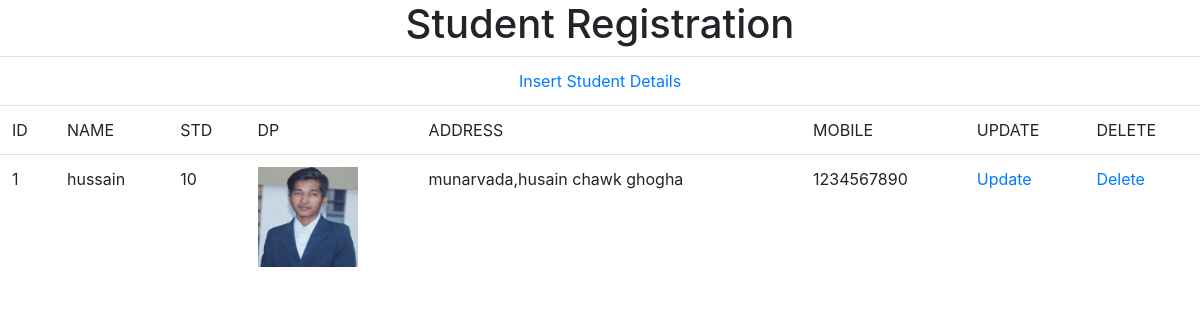
/, run on an earlier commit of the app's database.
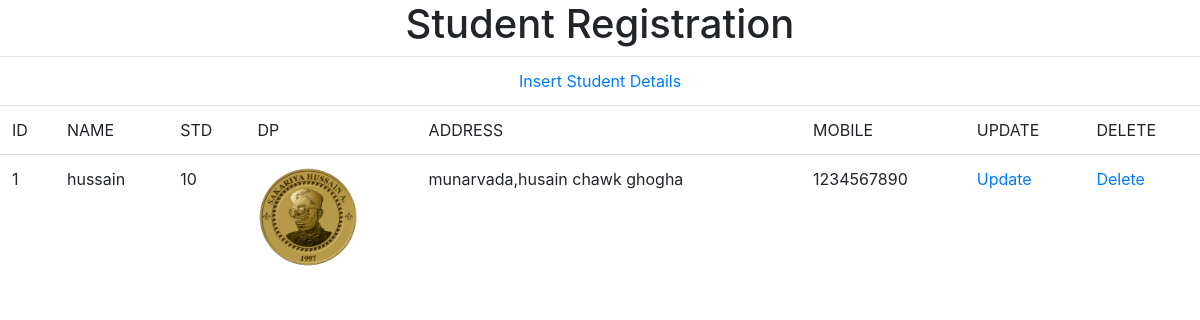
And on a later commit of the database.
### studentApp/models.py (models this page shows)
class Student(models.Model):
    name=models.CharField(max_length=20)
    image=models.ImageField(upload_to="student")
    std=models.IntegerField()
    address=models.TextField(max_length=50)
    mo_number=models.IntegerField()

### studentApp/views.py (the view)
# urls.py: path('',index.as_view(),name="index"),
class index(ListView):
    template_name="index.html"
    model = Student

### templates/index.html (shortened to what this page needs)
<!DOCTYPE html>
<html lang="en">
<head>
    <link rel="stylesheet" href="https://maxcdn.bootstrapcdn.com/bootstrap/4.5.2/css/bootstrap.min.css">
</head>
<body>
    <center>
        <h1>Student Registration</h1>
        <table class="table">
            <thead>
                <tr><td colspan="8" style="text-align: center;"><a href="{% url 'insert' %}">Insert Student Details</a></td></tr>
                <tr>
                    <td>ID</td>
                    <td>NAME</td>
                    <td>STD</td>
                    <td>DP</td>
                    <td>ADDRESS</td>
                    <td>MOBILE</td>
                    <td>UPDATE</td>
                    <td>DELETE</td>
                </tr>
            </thead>
            {% for obj in object_list %}
            <tbody>
                <tr>
                    <td>{{obj.id}}</td>
                    <td>{{obj.name}}</td>
                    <td>{{obj.std}}</td>
                    <td><img src='{{obj.image.url}}' style="width: 100px; height:100px" /></td>
                    <td>{{obj.address}}</td>
                    <td>{{obj.mo_number}}</td>
                    <td><a href="{% url 'update' obj.id %}">Update</td>
                    <td><a href="{% url 'delete' obj.id %}">Delete</td>
                </tr>
            </tbody>
            {% endfor %}
        </table>
    </center>
</body>
</html>

What changed in the data, as far as the page shows it:
changed Student "hussain": image: a different picture
